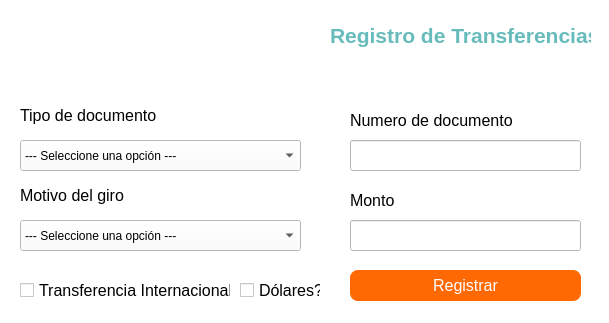
<?xml version="1.0" encoding="UTF-8"?>
<ui version="4.0">
 <class>Dialog</class>
 <widget class="QDialog" name="Dialog">
  <property name="geometry">
   <rect>
    <x>0</x>
    <y>0</y>
    <width>609</width>
    <height>323</height>
   </rect>
  </property>
  <property name="windowTitle">
   <string>Registrar Transacciones</string>
  </property>
  <property name="styleSheet">
   <string notr="true">background-color: rgb(255, 255, 255);</string>
  </property>
  <widget class="QLabel" name="label_4">
   <property name="geometry">
    <rect>
     <x>20</x>
     <y>105</y>
     <width>141</width>
     <height>21</height>
    </rect>
   </property>
   <property name="font">
    <font>
     <pointsize>12</pointsize>
    </font>
   </property>
   <property name="text">
    <string>Tipo de documento</string>
   </property>
  </widget>
  <widget class="QLabel" name="label_6">
   <property name="geometry">
    <rect>
     <x>20</x>
     <y>185</y>
     <width>141</width>
     <height>21</height>
    </rect>
   </property>
   <property name="font">
    <font>
     <pointsize>12</pointsize>
    </font>
   </property>
   <property name="text">
    <string>Motivo del giro</string>
   </property>
  </widget>
  <widget class="QLabel" name="label_7">
   <property name="geometry">
    <rect>
     <x>350</x>
     <y>190</y>
     <width>191</width>
     <height>21</height>
    </rect>
   </property>
   <property name="font">
    <font>
     <pointsize>12</pointsize>
    </font>
   </property>
   <property name="text">
    <string>Monto</string>
   </property>
  </widget>
  <widget class="QLineEdit" name="txtDocumento">
   <property name="geometry">
    <rect>
     <x>350</x>
     <y>140</y>
     <width>231</width>
     <height>31</height>
    </rect>
   </property>
   <property name="font">
    <font>
     <pointsize>12</pointsize>
    </font>
   </property>
  </widget>
  <widget class="QComboBox" name="cbTipo">
   <property name="geometry">
    <rect>
     <x>20</x>
     <y>140</y>
     <width>281</width>
     <height>31</height>
    </rect>
   </property>
   <item>
    <property name="text">
     <string>--- Seleccione una opción ---</string>
    </property>
   </item>
   <item>
    <property name="text">
     <string>CI - Carnet de identidad</string>
    </property>
   </item>
   <item>
    <property name="text">
     <string>PPTE - Pasaporte</string>
    </property>
   </item>
   <item>
    <property name="text">
     <string>VISA</string>
    </property>
   </item>
  </widget>
  <widget class="QCheckBox" name="checkInternacional">
   <property name="geometry">
    <rect>
     <x>20</x>
     <y>280</y>
     <width>211</width>
     <height>20</height>
    </rect>
   </property>
   <property name="font">
    <font>
     <pointsize>12</pointsize>
    </font>
   </property>
   <property name="text">
    <string>Transferencia Internacional?</string>
   </property>
  </widget>
  <widget class="QLabel" name="label_5">
   <property name="geometry">
    <rect>
     <x>350</x>
     <y>110</y>
     <width>191</width>
     <height>21</height>
    </rect>
   </property>
   <property name="font">
    <font>
     <pointsize>12</pointsize>
    </font>
   </property>
   <property name="text">
    <string>Numero de documento</string>
   </property>
  </widget>
  <widget class="QComboBox" name="cbMotivo">
   <property name="geometry">
    <rect>
     <x>20</x>
     <y>220</y>
     <width>281</width>
     <height>31</height>
    </rect>
   </property>
   <item>
    <property name="text">
     <string>--- Seleccione una opción ---</string>
    </property>
   </item>
   <item>
    <property name="text">
     <string>Honorarios/Servicios técnicos</string>
    </property>
   </item>
   <item>
    <property name="text">
     <string>Remesas/Giros</string>
    </property>
   </item>
   <item>
    <property name="text">
     <string>Donaciones</string>
    </property>
   </item>
  </widget>
  <widget class="QLineEdit" name="txtMonto">
   <property name="geometry">
    <rect>
     <x>350</x>
     <y>220</y>
     <width>231</width>
     <height>31</height>
    </rect>
   </property>
   <property name="font">
    <font>
     <pointsize>12</pointsize>
    </font>
   </property>
  </widget>
  <widget class="QLabel" name="label">
   <property name="geometry">
    <rect>
     <x>20</x>
     <y>10</y>
     <width>171</width>
     <height>71</height>
    </rect>
   </property>
   <property name="text">
    <string/>
   </property>
   <property name="pixmap">
    <pixmap>logo.png</pixmap>
   </property>
   <property name="scaledContents">
    <bool>true</bool>
   </property>
  </widget>
  <widget class="QLabel" name="label_3">
   <property name="geometry">
    <rect>
     <x>330</x>
     <y>20</y>
     <width>261</width>
     <height>31</height>
    </rect>
   </property>
   <property name="font">
    <font>
     <pointsize>16</pointsize>
     <bold>true</bold>
    </font>
   </property>
   <property name="styleSheet">
    <string notr="true">color:rgb(103, 187, 187)</string>
   </property>
   <property name="text">
    <string>Registro de Transferencias</string>
   </property>
  </widget>
  <widget class="QPushButton" name="btnRegistrar">
   <property name="geometry">
    <rect>
     <x>350</x>
     <y>270</y>
     <width>231</width>
     <height>31</height>
    </rect>
   </property>
   <property name="font">
    <font>
     <pointsize>12</pointsize>
    </font>
   </property>
   <property name="styleSheet">
    <string notr="true">background-color: rgb(255, 105, 3);
color: rgb(255, 255, 255);
border-radius:8px</string>
   </property>
   <property name="text">
    <string>Registrar</string>
   </property>
  </widget>
  <widget class="QCheckBox" name="checkDolares">
   <property name="geometry">
    <rect>
     <x>240</x>
     <y>280</y>
     <width>81</width>
     <height>20</height>
    </rect>
   </property>
   <property name="font">
    <font>
     <pointsize>12</pointsize>
    </font>
   </property>
   <property name="text">
    <string>Dólares?</string>
   </property>
  </widget>
 </widget>
 <resources/>
 <connections/>
</ui>
